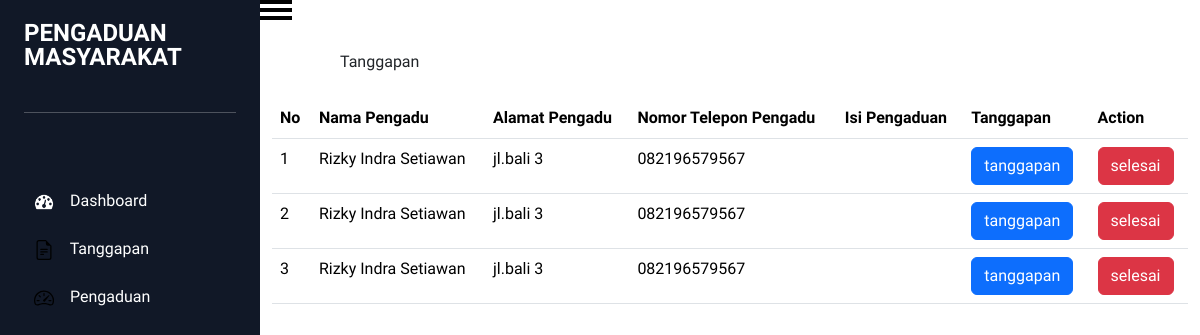
Before: /admin/tanggapan.php with the older database file.
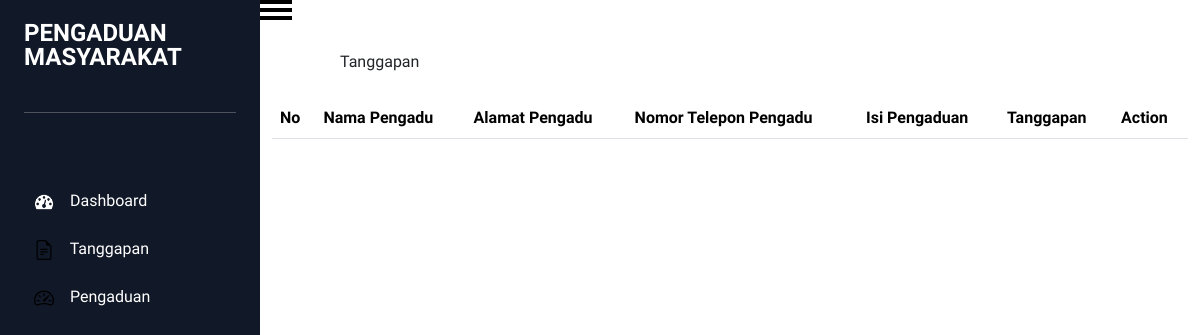
After: the same page with the newer database file.
### tables this page shows
CREATE TABLE `tb_pengaduan` (
  `id` int NOT NULL,
  `Nama` varchar(255) NOT NULL,
  `Email` varchar(255) NOT NULL,
  `Telpon` varchar(255) NOT NULL,
  `Alamat` varchar(255) NOT NULL,
  `Pengaduan` text NOT NULL
);

### admin/tanggapan.php (the view, shortened to what this page needs)
<?php
require('../function.php');
include('../template/headerAdmin.php');
?>
<body>
    <div class="contain">
        <?php include('../template/sidebarAdmin.php'); ?>
        <div class="main-content">
            <div id="menu-button">
                <label for="menu-checkbox" id="menu-label">
                    <div id="hamburger"></div>
                </label>
            </div>
            <div class="dashboard">Tanggapan</div>
            <br>
            <div class="container-fluid">
                <div class="table-responsive">
                    <table class="table">
                        <thead>
                            <tr>
                                <th>No</th>
                                <th>Nama Pengadu</th>
                                <th>Alamat Pengadu</th>
                                <th>Nomor Telepon Pengadu</th>
                                <th>Isi Pengaduan</th>
                                <th>Tanggapan</th>
                                <th>Action</th>
                            </tr>
                        </thead>
                        <tbody>
                            <?php $sql = mysqli_query($koneksi, "SELECT * FROM tb_pengaduan");
                            $id = 1;
                            while ($a = mysqli_fetch_array($sql)) { ?>
                                <tr>
                                    <td><?= $id ?></td>
                                    <td><?= $a['Nama'] ?></td>
                                    <td><?= $a['Alamat'] ?></td>
                                    <td><?= $a['Telpon'] ?></td>
                                    <td><?= $a['Pengaduan'] ?></td>
                                    <td>
                                        <button type="button" class="btn btn-primary" data-bs-toggle="modal" data-bs-target="#staticBackdrop<?= $a['id'] ?>"> tanggapan
                                        </button>
                                    </td>
                                    <td> <a href="../function.php?hapus=<?= $a['id'] ?>" onclick="return confirm('Apakah Pengaduan Telah Selesai?')" type="button" class=" btn btn-danger" name="hapus">selesai</a></td>
                                </tr>
                </div>
            <?php $id++;
                            } ?>
            </tbody>
            </table>
            </div>
        </div>
    </div>
    </div>
</body>
</html>

### template/headerAdmin.php (shortened to what this page needs)
<!DOCTYPE html>
<html lang="en">
<head>
    <link rel="stylesheet" href="../admin/ASSET/css/admin.css">
    <link href="https://cdn.jsdelivr.net/npm/bootstrap@5.3.2/dist/css/bootstrap.min.css" rel="stylesheet">
</head>

### template/sidebarAdmin.php
<div class="sidebar">
    <div class="header">
        <div class="list-item">
            <a href="../beranda.php ">
                <span class="description-header"> PENGADUAN<br>MASYARAKAT</span>
            </a>
        </div>
        <br>
        <hr style="color: white;">
        <br>
        <br>
    </div>
    <div class="main">
        <div class="list-item">
            <a href="../admin/dashboard.php">
                <img src="ASSET/Dasboard.png" alt="" class="icon">
                <span class="description">Dashboard</span>
            </a>
        </div>
        <div class="list-item">
            <a href="../admin/tanggapan.php">
                <img src="ASSET/Tanggapan.svg" alt="" class="icon">
                <span class="description">Tanggapan</span>
            </a>
        </div>
        <div class="list-item">
            <a href="#">
                <img src="speedometer2.svg" alt="" class="icon">
                <span class="description">Pengaduan</span>
            </a>
        </div>
    </div>
</div>

### admin/ASSET/css/admin.css (style rules this page uses)
* { font-family: 'Ubuntu', sans-serif; padding: 0; margin: 0; }
.contain { display: flex; min-height: 100vh; }
.sidebar { background-color: #111827 ; width: 260px; padding: 24px; display: flex; box-sizing: border-box; flex-direction: column; transition: all ease-in .3s; margin-left: 0; }
.main-content { flex-grow: 1; }
.sidebar .description-header { font-style: normal; font-weight: 700; font-size: 24px; line-height: 16px; text-align: center; color: #ffffff; }
.sidebar a { text-decoration: none; }
.sidebar .main .list-item .description { font-style: normal; font-weight: 400; font-size: 16px; line-height: 16px; text-align: center; color: #ffffff; }
.sidebar .main .list-item .icon { margin-right: 12px ; width: 20px; }
.sidebar .main .list-item { display: flex; flex-direction: row; align-items: center; padding: 12px 10px; border-radius: 8px; box-sizing: border-box; transition: all ease-in .2s; }
.main-content .dashboard { text-align: start; margin-top: 50px; margin-left: 80px; }
.table-responsive { width: 100%; margin-bottom: 1rem; overflow-y: hidden; -webkit-overflow-scrolling: touch; }
table { width: 100%; margin-bottom: 1rem; background-color: transparent; }
thead { border: 1px solid #dee2e6; }
th { font-weight: bold; border: 1px solid #dee2e6; padding: 0.5rem; }
#menu-button { width: 32px; position: absolute; overflow: hidden; }
#menu-label { position: relative; display: block; height: 20px; cursor: pointer; }
#hamburger, #menu-label::after, #menu-label::before { position: absolute; left: 0; width: 100%; height: 4px; background-color: black; }
#menu-label::after, #menu-label::before { content:"" ; transition: 0.4s cubic-bezier(0.075, 0.82, 0.165, 1) left; }
#menu-label::before { top: 0; }
#menu-label::after { top: 8px; }
#hamburger { top: 16px; }
#hamburger::before { content: "MENU"; position: absolute; top: 5px; right: 0; left: 0; color: #111827; font-size: 10px; font-weight: bold; text-align: center; }
td { border: 1px solid #dee2e6; padding: 0.5rem; }
tbody { border-top: 1px solid #dee2e6; }

Changed rows visible on the page:
removed tb_pengaduan: Nama "Rizky Indra Setiawan", Alamat "jl.bali 3", Telpon "082196579567"
removed tb_pengaduan: Nama "Rizky Indra Setiawan", Alamat "jl.bali 3", Telpon "082196579567"
removed tb_pengaduan: Nama "Rizky Indra Setiawan", Alamat "jl.bali 3", Telpon "082196579567"
